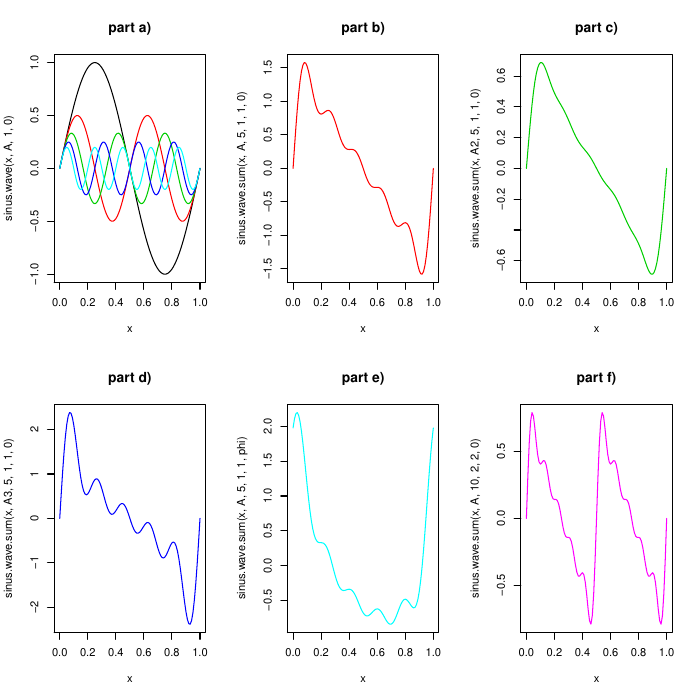

Generate this figure with R:
graphics.off()
pdf(file = "sinus.pdf")
layout(matrix(c(1:6),nrow = 2, ncol = 3, byrow = T))

A <- function(n) { 1/n }
sinus.wave <- function(x,A,n,phi) { A(n) * sin(2 * pi * n * x + phi) }


  
#part a
curve(sinus.wave(x,A,1,0), from = 0, to = 1, main = "part a)")  
for (n in 2:5) {
  curve(sinus.wave(x,A,n,0), from = 0, to = 1, col = n, add = T)  
}


#part b
sinus.wave.sum <- function (x,A,n,start,by,phi) {
  sinus.sum <- 0
  for (i in seq(from = start,to = n,by = by)) {
    sinus.sum <- sinus.sum + sinus.wave(x,A,i,phi)
  }
  sinus.sum
  

}

curve(sinus.wave.sum(x,A,5,1,1,0),from = 0, to = 1, main = "part b)", col = 2)

#part c
A2 <- function(n) { (1/2)^n }

curve(sinus.wave.sum(x,A2,5,1,1,0),from = 0, to = 1, main = "part c)", col = 3)

#part d
A3 <- function(n) { 1/sqrt(n) }

curve(sinus.wave.sum(x,A3,5,1,1,0),from = 0, to = 1, main = "part d)", col = 4)

#part e
phi <- pi/3

curve(sinus.wave.sum(x,A,5,1,1,phi),from = 0, to = 1, main = "part e)", col = 5)

#part f

curve(sinus.wave.sum(x,A,10,2,2,0),from = 0, to = 1, main = "part f)", col = 6)


dev.off()
